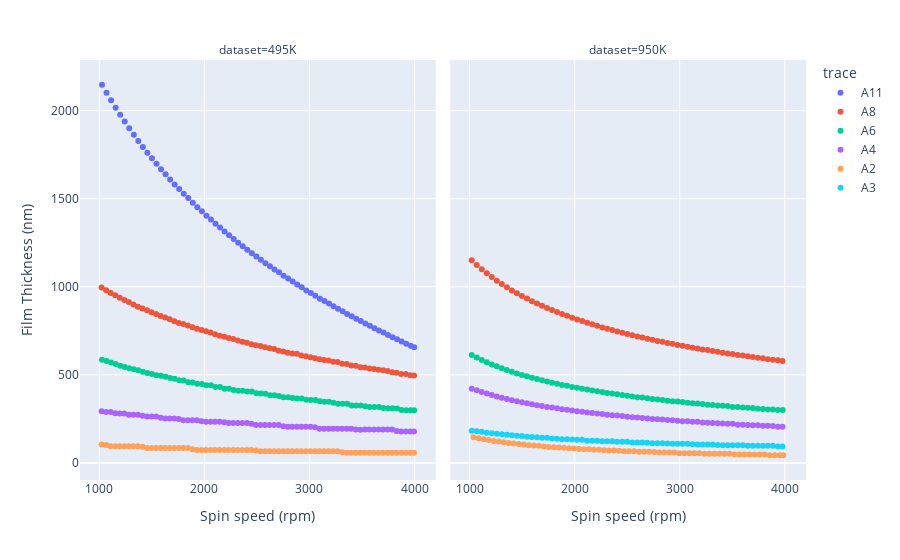

Write notebook code for a chart like this one.
### Markdown cell above
# Example for `web_plot_digitiser.py`

Case study: Let's compare the spin curves of two molecular weights of ebeam resist at different percentage diluations.
The spin curves are available below, but as static images that are hard to read

[950K Datasheet][http://www.emresist.com/wp-content/uploads/2019/02/EM-Resist-PMMA-950K-Spin-curves.pdf]
[495K Datasheet][http://www.emresist.com/wp-content/uploads/2019/01/EM-Resist-PMMA-495K-Spin-curves.pdf]

I found the following online software that works really well for extracting data from these kinds of images;

[WebPlotDigitizer][https://automeris.io/WebPlotDigitizer/]

Unfortunately the output file in excel is not in great format for plotting with the tools I like to use (pandas/plotly)
The function described in `web_plot_digitiser.py` parses the excel output and puts into a nicely formatted dataframe.

### Code cell
from web_plot_digitizer import read_wpd_outputs
from pathlib import Path
import pandas as pd
import plotly.express as px

examplefiles = Path('./', 'data_processing/web_plot_digitizer/').rglob('*csv')

#I know these example files are for 495 and 950K
#read both into dfs, then concatenate together
output=[]
for f, mwt in zip(examplefiles, ['495K','950K']):
    output.append(read_wpd_outputs(f, mwt, 'Spin speed (rpm)','Film Thickness (nm)'))

df = pd.concat(output,axis=0)

#the output is in a good format for interfacing with plotly express
px.scatter(df, x='Spin speed (rpm)', y='Film Thickness (nm)', color='trace', facet_col='dataset')
